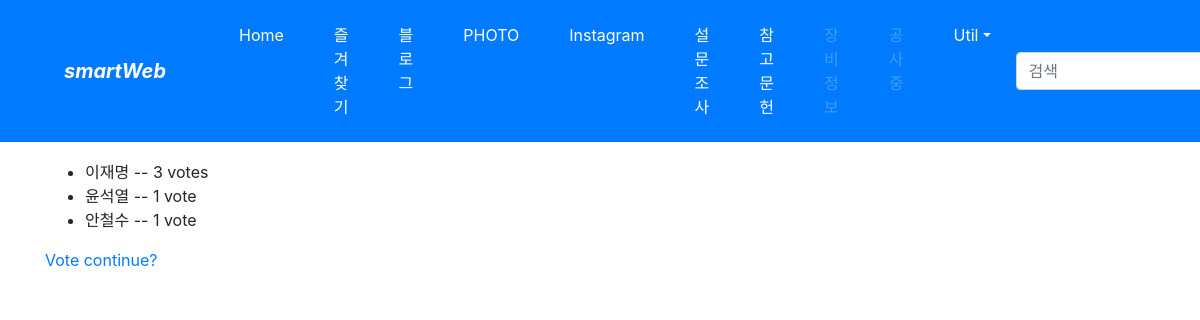
Page /polls/1/results/ on the committed database.
### polls/models.py (models this page shows, shortened)
class Choice(models.Model):
    question = models.ForeignKey(Question, on_delete=models.CASCADE)
    choice_text = models.CharField(max_length=200)
    votes = models.IntegerField(default=0)

### polls/views.py (the view)
# urls.py: path('<int:pk>/results/', views.ResultsView.as_view(), name='results'),    # Class-based View
class ResultsView(generic.DetailView):
    template_name = 'polls/results.html'
    model = Question
    context_object_name = 'question'    # or 기본값 사용 : 'object'

### polls/templates/polls/results.html
{% extends "base_polls.html" %}
{% block content %}
    <h2>{{ question.question_text }}</h2>
    <br>
    <ul>
        {% for choice in question.choice_set.all %}
            <li>{{ choice.choice_text }} -- {{ choice.votes }} vote{{ choice.votes|pluralize }}</li>
        {% endfor %}
    </ul>
    <a href="{% url 'polls:index' %}">Vote continue?</a>
{% endblock content %}

### rows in the picture
Choice: choice_text "이재명", votes "3"
Choice: choice_text "윤석열", votes "1"
Choice: choice_text "안철수", votes "1"
